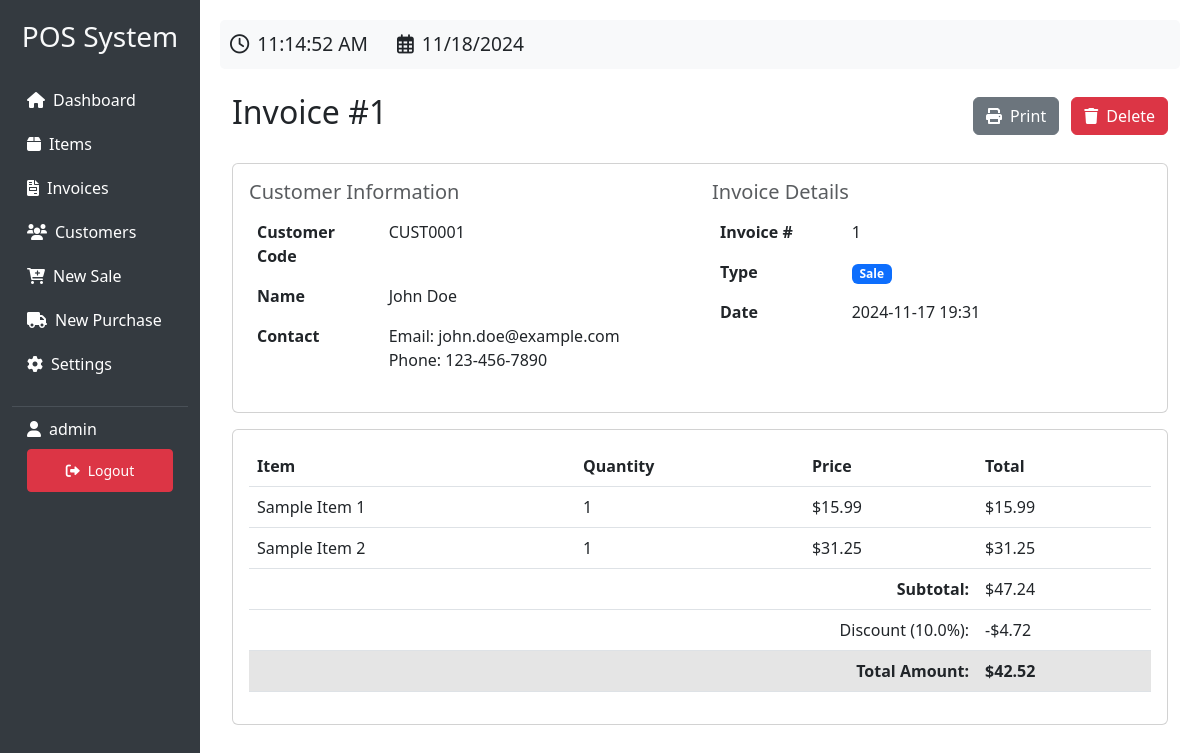
Page /invoice/view/1 (signed in) on the committed database.
### app.py (models this page shows, shortened)
class User(UserMixin, db.Model):
    id = db.Column(db.Integer, primary_key=True)
    username = db.Column(db.String(80), unique=True, nullable=False)
    password = db.Column(db.String(120), nullable=False)

class Invoice(db.Model):
    id = db.Column(db.Integer, primary_key=True)
    invoice_type = db.Column(db.String(20), nullable=False)  # 'sale' or 'purchase'
    date = db.Column(db.DateTime, nullable=False, default=datetime.utcnow)
    customer_id = db.Column(db.Integer, db.ForeignKey('customer.id'), nullable=False)
    subtotal = db.Column(db.Float, nullable=False)
    discount_percentage = db.Column(db.Float, default=0)
    discount_amount = db.Column(db.Float, default=0)
    total_amount = db.Column(db.Float, nullable=False)

class Customer(db.Model):
    id = db.Column(db.Integer, primary_key=True)
    code = db.Column(db.String(20), unique=True, nullable=False)
    first_name = db.Column(db.String(50), nullable=False)
    last_name = db.Column(db.String(50), nullable=False)
    email = db.Column(db.String(120), unique=True)
    phone = db.Column(db.String(20))
    address = db.Column(db.String(200))
    city = db.Column(db.String(50))
    state = db.Column(db.String(50))
    postal_code = db.Column(db.String(20))
    notes = db.Column(db.Text)
    created_at = db.Column(db.DateTime, default=datetime.utcnow)
    updated_at = db.Column(db.DateTime, default=datetime.utcnow, onupdate=datetime.utcnow)
    invoices = db.relationship('Invoice', backref='customer', lazy=True)
    @property
    def full_name(self):
        return f"{self.first_name} {self.last_name}"

class Item(db.Model):
    id = db.Column(db.Integer, primary_key=True)
    name = db.Column(db.String(100), nullable=False)
    description = db.Column(db.String(500))
    price = db.Column(db.Float, nullable=False)
    quantity = db.Column(db.Integer, default=0)
    created_at = db.Column(db.DateTime, default=datetime.utcnow)

class InvoiceItem(db.Model):
    id = db.Column(db.Integer, primary_key=True)
    invoice_id = db.Column(db.Integer, db.ForeignKey('invoice.id'), nullable=False)
    item_id = db.Column(db.Integer, db.ForeignKey('item.id'), nullable=False)
    quantity = db.Column(db.Integer, nullable=False)
    price = db.Column(db.Float, nullable=False)

### app.py (the view)
@app.route('/invoice/view/<int:invoice_id>')
@login_required
def view_invoice(invoice_id):
    invoice = Invoice.query.get_or_404(invoice_id)
    invoice_items = InvoiceItem.query.filter_by(invoice_id=invoice_id).all()
    items_details = []
    for invoice_item in invoice_items:
        item = Item.query.get(invoice_item.item_id)
        items_details.append({
            'name': item.name,
            'quantity': invoice_item.quantity,
            'price': invoice_item.price,
            'total': invoice_item.quantity * invoice_item.price
        })
    return render_template('view_invoice.html', invoice=invoice, items=items_details)

### app.py (called while the page is built)
@login_manager.user_loader
def load_user(user_id):
    return User.query.get(int(user_id))

### templates/view_invoice.html
{% extends "base.html" %}
{% block content %}
<div class="container-fluid">
    <div class="d-flex justify-content-between align-items-center mb-4">
        <h2>Invoice #{{ invoice.id }}</h2>
        <div>
            <button onclick="window.print()" class="btn btn-secondary me-2">
                <i class="fas fa-print me-2"></i>Print
            </button>
            <form action="{{ url_for('delete_invoice', invoice_id=invoice.id) }}" method="POST" class="d-inline">
                <button type="submit" class="btn btn-danger" onclick="return confirm('Are you sure you want to delete this invoice?')">
                    <i class="fas fa-trash me-2"></i>Delete
                </button>
            </form>
        </div>
    </div>
    <div class="card mb-3">
        <div class="card-body">
            <div class="row">
                <div class="col-md-6">
                    <h5 class="text-muted">Customer Information</h5>
                    <table class="table table-borderless">
                        <tr>
                            <th width="30%">Customer Code</th>
                            <td>{{ invoice.customer.code }}</td>
                        </tr>
                        <tr>
                            <th>Name</th>
                            <td>{{ invoice.customer.full_name }}</td>
                        </tr>
                        <tr>
                            <th>Contact</th>
                            <td>
                                {% if invoice.customer.email %}Email: {{ invoice.customer.email }}<br>{% endif %}
                                {% if invoice.customer.phone %}Phone: {{ invoice.customer.phone }}{% endif %}
                            </td>
                        </tr>
                    </table>
                </div>
                <div class="col-md-6">
                    <h5 class="text-muted">Invoice Details</h5>
                    <table class="table table-borderless">
                        <tr>
                            <th width="30%">Invoice #</th>
                            <td>{{ invoice.id }}</td>
                        </tr>
                        <tr>
                            <th>Type</th>
                            <td>
                                <span class="badge {% if invoice.invoice_type == 'sale' %}bg-primary{% else %}bg-success{% endif %}">
                                    {{ invoice.invoice_type|title }}
                                </span>
                            </td>
                        </tr>
                        <tr>
                            <th>Date</th>
                            <td>{{ invoice.date.strftime('%Y-%m-%d %H:%M') }}</td>
                        </tr>
                    </table>
                </div>
            </div>
        </div>
    </div>
    <div class="card">
        <div class="card-body">
            <div class="table-responsive">
                <table class="table">
                    <thead>
                        <tr>
                            <th>Item</th>
                            <th>Quantity</th>
                            <th>Price</th>
                            <th>Total</th>
                        </tr>
                    </thead>
                    <tbody>
                        {% for item in items %}
                        <tr>
                            <td>{{ item.name }}</td>
                            <td>{{ item.quantity }}</td>
                            <td>${{ "%.2f"|format(item.price) }}</td>
                            <td>${{ "%.2f"|format(item.total) }}</td>
                        </tr>
                        {% endfor %}
                        <tr>
                            <td colspan="3" class="text-end"><strong>Subtotal:</strong></td>
                            <td>${{ "%.2f"|format(invoice.subtotal) }}</td>
                        </tr>
                        {% if invoice.discount_percentage > 0 %}
                        <tr>
                            <td colspan="3" class="text-end">Discount ({{ "%.1f"|format(invoice.discount_percentage) }}%):</td>
                            <td>-${{ "%.2f"|format(invoice.discount_amount) }}</td>
                        </tr>
                        {% endif %}
                        <tr class="table-active">
                            <td colspan="3" class="text-end"><strong>Total Amount:</strong></td>
                            <td><strong>${{ "%.2f"|format(invoice.total_amount) }}</strong></td>
                        </tr>
                    </tbody>
                </table>
            </div>
        </div>
    </div>
</div>
{% endblock %}

### templates/base.html (shortened to what this page needs)
<!DOCTYPE html>
<html lang="en">
<head>
    <link href="https://cdn.jsdelivr.net/npm/bootstrap@5.3.0/dist/css/bootstrap.min.css" rel="stylesheet">
    <link href="https://cdnjs.cloudflare.com/ajax/libs/font-awesome/6.0.0/css/all.min.css" rel="stylesheet">
</head>
<body>
    {% if current_user.is_authenticated %}
    <div class="container-fluid">
        <div class="row">
            <div class="col-md-2 sidebar">
                <h3 class="text-light text-center mb-4">POS System</h3>
                <a href="{{ url_for('dashboard') }}"><i class="fas fa-home me-2"></i>Dashboard</a>
                <a href="{{ url_for('items') }}"><i class="fas fa-box me-2"></i>Items</a>
                <a href="{{ url_for('invoices') }}"><i class="fas fa-file-invoice me-2"></i>Invoices</a>
                <a href="{{ url_for('customers') }}"><i class="fas fa-users me-2"></i>Customers</a>
                <a href="{{ url_for('new_invoice', type='sale') }}"><i class="fas fa-cart-plus me-2"></i>New Sale</a>
                <a href="{{ url_for('new_invoice', type='purchase') }}"><i class="fas fa-truck me-2"></i>New Purchase</a>
                <a href="{{ url_for('settings') }}"><i class="fas fa-cog me-2"></i>Settings</a>
                <div class="user-info">
                    <div class="d-flex align-items-center mb-2">
                        <i class="fas fa-user me-2"></i>
                        <span>{{ current_user.username }}</span>
                    </div>
                    <a href="{{ url_for('logout') }}" class="btn btn-danger btn-sm w-100">
                        <i class="fas fa-sign-out-alt me-2"></i>Logout
                    </a>
                </div>
            </div>
            <div class="col-md-10 main-content">
                <div class="clock-container mb-4">
                    <i class="far fa-clock me-2"></i><span id="clock"></span>
                    <i class="far fa-calendar-alt ms-4 me-2"></i><span id="date"></span>
                </div>
                {% block content %}{% endblock %}
            </div>
        </div>
    </div>
    {% else %}
        {% block auth_content %}{% endblock %}
    {% endif %}
</body>
</html>

### templates/base.html (style rules this page uses)
.clock-container { font-size: 1.2rem; padding: 10px; background-color: #f8f9fa; border-radius: 5px; }
.sidebar { min-height: 100vh; background-color: #343a40; padding-top: 20px; }
.sidebar a { color: #fff; text-decoration: none; padding: 10px 15px; display: block; }
.main-content { padding: 20px; }
.user-info { color: #fff; padding: 10px 15px; border-top: 1px solid #495057; margin-top: 20px; }

### rows in the picture
User: username "admin"
Invoice: id "1", invoice_type "Sale", date "2024-11-17 19:31", subtotal "47.24", discount_percentage "10.0", discount_amount "4.72", total_amount "42.52"
Customer: customer.code "CUST0001", customer.full_name "John Doe", customer.email "john.doe@example.com", customer.phone "123-456-7890"
Item: name "Sample Item 1"
InvoiceItem: price "15.99"
Item: name "Sample Item 2"
InvoiceItem: price "31.25"

### other values in the picture
{{ item.quantity }} "1" "1"
{{ "%.2f"|format(item.total) }} "15.99" "31.25"
